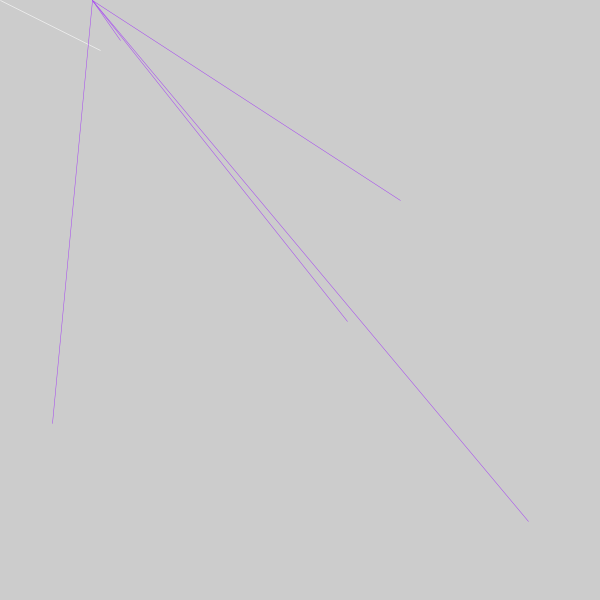
Frame 1 (no input)
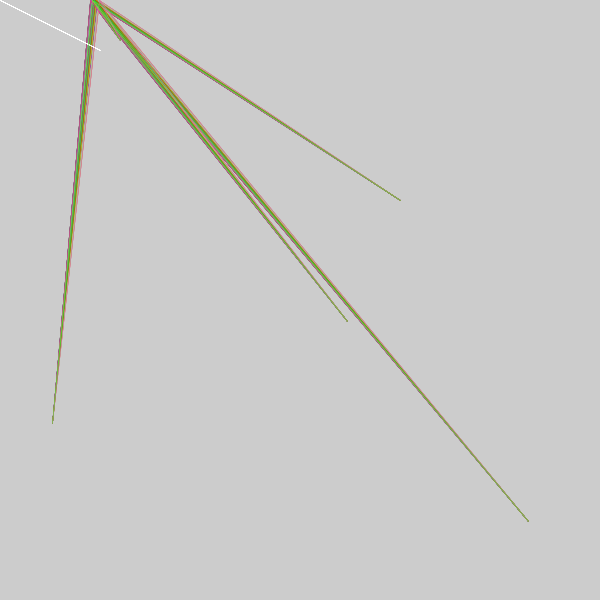
Frame 60 (the mouse pressed at the canvas centre just before this capture)
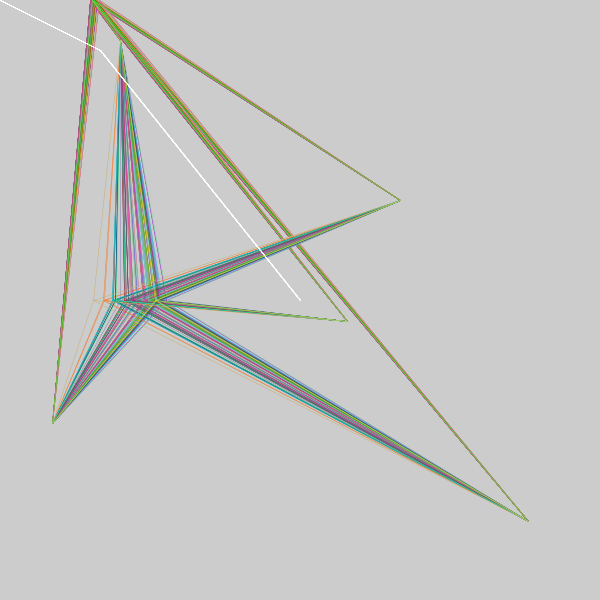
Frame 120 (the mouse held since frame 60 and released just before this capture)

The Processing sketch that drew these frames (run headless with seeded random() and noise(); from frame 60 on, the mouse is pressed at the canvas centre):

// Processing sketch: processing_116881
// ── processing_116881.pde

void setup(){
  size(600,600);
  smooth();
  strokeWeight(.5);
}

void draw() {
  //background(0);
  stroke(255);
  line(100, 50, mouseX, mouseY);
  stroke(random (255), random (255), random (255));
  float mx = random (mouseX/4) + random (90,100);
  line(120,40,mx, mouseY);
  line(400,200,mx,mouseY);
  line(52,423,mx,mouseY);
  line(347,321,mx,mouseY);
  line(528,521, mx,mouseY);
}
